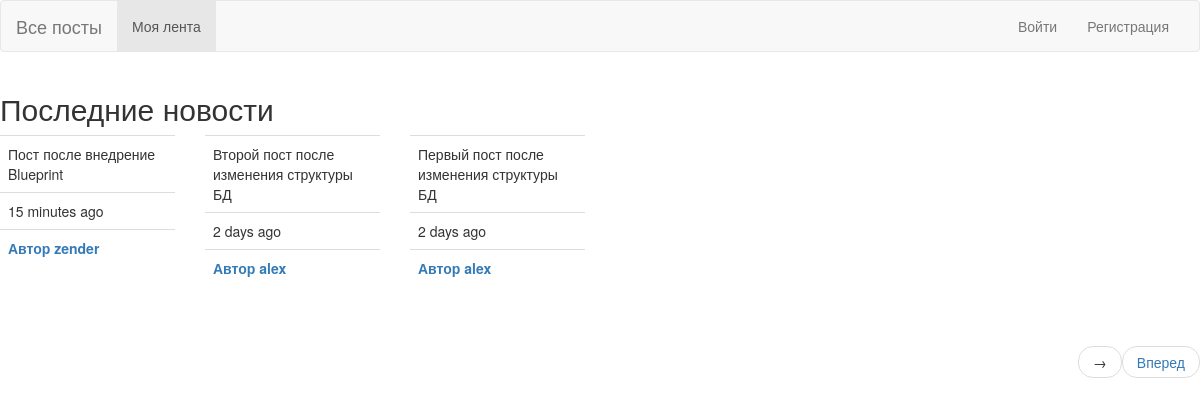
/explore, run on the app's committed database.
### app/models.py (models this page shows, shortened)
class Post(db.Model):
    id = db.Column(db.Integer, primary_key=True)
    body = db.Column(db.String, nullable=False)
    dt =db.Column(db.DateTime,default=datetime.utcnow)
    user_id = db.Column(db.Integer, db.ForeignKey('user.id'))

class User(db.Model, UserMixin):
    id = db.Column(db.Integer, primary_key=True)
    username = db.Column(db.String, unique=True, nullable=False)
    password = db.Column(db.String(128), nullable=False)
    email= db.Column(db.String, unique=True, nullable=False)
    last_seen =db.Column(db.DateTime,default=datetime.utcnow)
    about_me = db.Column(db.String)
    posts = db.relationship('Post', backref='author', lazy='dynamic')
    followed = db.relationship(
        'User', secondary=followers,
        primaryjoin=(followers.c.follower_id==id),
        secondaryjoin=(followers.c.followed_id==id),
        backref=db.backref('follower', lazy='dynamic'), lazy='dynamic'
    )

### app/main/routes.py (the view)
@bp.route('/explore')
def explore():
    page = request.args.get('page', 1, type=int)
    posts = Post.query.order_by(Post.dt.desc()).paginate(
        page=page, per_page=current_app.config['POSTS_PER_PAGE'], error_out=False)
    prev_url = url_for('main.explore', page = posts.prev_num) if posts.has_prev else None
    next_url = url_for('main.explore', page = posts.next_num) if posts.has_next else None
    return render_template('main/index.html', title='Все посты', posts=posts.items,
                            prev_url=prev_url, next_url=next_url)

### app/main/routes.py (called while the page is built)
@bp.before_app_request
def before_request():
    if current_user.is_authenticated:
        current_user.last_seen = datetime.utcnow()
        db.session.commit()

### app/templates/main/index.html (shortened to what this page needs)
{% extends 'base.html' %}
{% import 'bootstrap/wtf.html' as wtf   %}
{% block content %}
    <h2>Последние новости</h2>
    <div class="row">
    {% for post in posts %}
        {% include '_post.html'  %}
    {% endfor %}
    </div>
    <br>
    {% include '_paginate.html'   %}
{% endblock %}

### app/templates/_post.html (shortened to what this page needs)
<div class="col-md-2">
    <table class="table table-hover">
        <tr> <td>{{post.body}} </td></tr>
         <tr><td>{{ moment(post.dt).fromNow()}}</td></tr>
        {% if current_user == post.author %}
            <tr> <td><b> Автор {{post.author.username}} </b> </td> </tr>
            <tr> <td><a href="{{url_for('main.delete_post', id=post.id)}}">Удалить</td> </tr>
        {% else %}
            <tr>
                <td><b> <a href="{{url_for('main.profile', username=post.author.username)}}">Автор {{post.author.username}} </a></b> </td>
            </tr>
        {% endif %}
</table>
</div>

### data on the page
Post: body "Пост после внедрение Blueprint", dt "15 minutes ago", author.username "zender"
Post: body "Второй пост после изменения структуры БД", dt "2 days ago", author.username "alex"
Post: body "Первый пост после изменения структуры БД", dt "2 days ago", author.username "alex"
